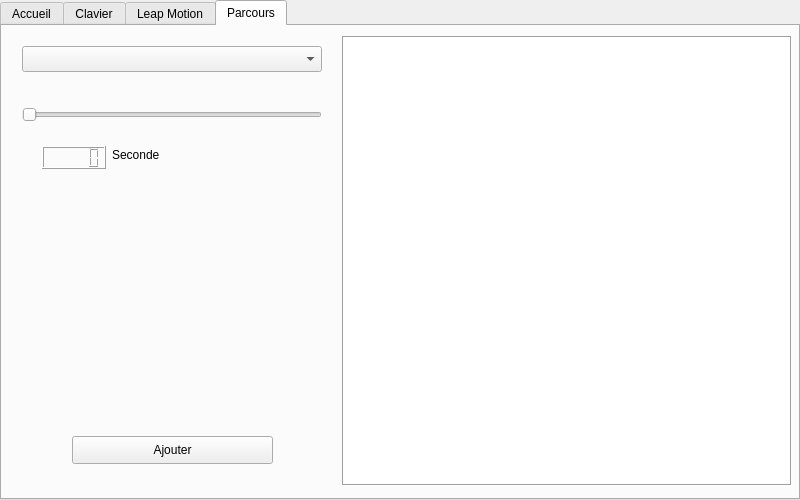
<?xml version="1.0" encoding="UTF-8"?>
<ui version="4.0">
 <class>Widget</class>
 <widget class="QWidget" name="Widget">
  <property name="geometry">
   <rect>
    <x>0</x>
    <y>0</y>
    <width>800</width>
    <height>500</height>
   </rect>
  </property>
  <property name="minimumSize">
   <size>
    <width>800</width>
    <height>500</height>
   </size>
  </property>
  <property name="windowTitle">
   <string>Airborne Controller</string>
  </property>
  <property name="windowOpacity">
   <double>1.000000000000000</double>
  </property>
  <widget class="QTabWidget" name="tabWidget">
   <property name="geometry">
    <rect>
     <x>0</x>
     <y>0</y>
     <width>800</width>
     <height>500</height>
    </rect>
   </property>
   <property name="currentIndex">
    <number>3</number>
   </property>
   <widget class="QWidget" name="accueil">
    <attribute name="title">
     <string>Accueil</string>
    </attribute>
    <widget class="QToolButton" name="connectButton">
     <property name="geometry">
      <rect>
       <x>325</x>
       <y>400</y>
       <width>150</width>
       <height>28</height>
      </rect>
     </property>
     <property name="text">
      <string>Connection</string>
     </property>
    </widget>
    <widget class="QLineEdit" name="macAddress">
     <property name="geometry">
      <rect>
       <x>250</x>
       <y>360</y>
       <width>300</width>
       <height>30</height>
      </rect>
     </property>
     <property name="placeholderText">
      <string>Addresse MAC</string>
     </property>
    </widget>
    <widget class="QGraphicsView" name="logo">
     <property name="geometry">
      <rect>
       <x>180</x>
       <y>40</y>
       <width>451</width>
       <height>301</height>
      </rect>
     </property>
    </widget>
   </widget>
   <widget class="QWidget" name="keyboard">
    <attribute name="title">
     <string>Clavier</string>
    </attribute>
    <widget class="QPushButton" name="forward">
     <property name="enabled">
      <bool>false</bool>
     </property>
     <property name="geometry">
      <rect>
       <x>130</x>
       <y>100</y>
       <width>64</width>
       <height>64</height>
      </rect>
     </property>
     <property name="font">
      <font>
       <weight>75</weight>
       <bold>true</bold>
      </font>
     </property>
     <property name="text">
      <string>W</string>
     </property>
     <property name="autoDefault">
      <bool>false</bool>
     </property>
     <property name="default">
      <bool>false</bool>
     </property>
     <property name="flat">
      <bool>false</bool>
     </property>
    </widget>
    <widget class="QPushButton" name="backward">
     <property name="enabled">
      <bool>false</bool>
     </property>
     <property name="geometry">
      <rect>
       <x>130</x>
       <y>170</y>
       <width>64</width>
       <height>64</height>
      </rect>
     </property>
     <property name="font">
      <font>
       <weight>75</weight>
       <bold>true</bold>
      </font>
     </property>
     <property name="text">
      <string>S</string>
     </property>
     <property name="autoDefault">
      <bool>false</bool>
     </property>
     <property name="default">
      <bool>false</bool>
     </property>
     <property name="flat">
      <bool>false</bool>
     </property>
    </widget>
    <widget class="QPushButton" name="right">
     <property name="enabled">
      <bool>false</bool>
     </property>
     <property name="geometry">
      <rect>
       <x>200</x>
       <y>170</y>
       <width>64</width>
       <height>64</height>
      </rect>
     </property>
     <property name="font">
      <font>
       <weight>75</weight>
       <bold>true</bold>
      </font>
     </property>
     <property name="text">
      <string>D</string>
     </property>
     <property name="autoDefault">
      <bool>false</bool>
     </property>
     <property name="default">
      <bool>false</bool>
     </property>
     <property name="flat">
      <bool>false</bool>
     </property>
    </widget>
    <widget class="QPushButton" name="left">
     <property name="enabled">
      <bool>false</bool>
     </property>
     <property name="geometry">
      <rect>
       <x>60</x>
       <y>170</y>
       <width>64</width>
       <height>64</height>
      </rect>
     </property>
     <property name="font">
      <font>
       <weight>75</weight>
       <bold>true</bold>
      </font>
     </property>
     <property name="text">
      <string>A</string>
     </property>
     <property name="autoDefault">
      <bool>false</bool>
     </property>
     <property name="default">
      <bool>false</bool>
     </property>
     <property name="flat">
      <bool>false</bool>
     </property>
    </widget>
    <widget class="QPushButton" name="landing">
     <property name="enabled">
      <bool>false</bool>
     </property>
     <property name="geometry">
      <rect>
       <x>325</x>
       <y>370</y>
       <width>150</width>
       <height>64</height>
      </rect>
     </property>
     <property name="font">
      <font>
       <weight>75</weight>
       <bold>true</bold>
      </font>
     </property>
     <property name="text">
      <string>LANDING</string>
     </property>
     <property name="autoDefault">
      <bool>false</bool>
     </property>
     <property name="default">
      <bool>false</bool>
     </property>
     <property name="flat">
      <bool>false</bool>
     </property>
    </widget>
    <widget class="QPushButton" name="up">
     <property name="enabled">
      <bool>false</bool>
     </property>
     <property name="geometry">
      <rect>
       <x>570</x>
       <y>100</y>
       <width>64</width>
       <height>64</height>
      </rect>
     </property>
     <property name="font">
      <font>
       <weight>75</weight>
       <bold>true</bold>
      </font>
     </property>
     <property name="text">
      <string>UP</string>
     </property>
     <property name="autoDefault">
      <bool>false</bool>
     </property>
     <property name="default">
      <bool>false</bool>
     </property>
     <property name="flat">
      <bool>false</bool>
     </property>
    </widget>
    <widget class="QPushButton" name="rev_clock">
     <property name="enabled">
      <bool>false</bool>
     </property>
     <property name="geometry">
      <rect>
       <x>500</x>
       <y>170</y>
       <width>64</width>
       <height>64</height>
      </rect>
     </property>
     <property name="font">
      <font>
       <weight>75</weight>
       <bold>true</bold>
      </font>
     </property>
     <property name="text">
      <string>LEFT</string>
     </property>
     <property name="autoDefault">
      <bool>false</bool>
     </property>
     <property name="default">
      <bool>false</bool>
     </property>
     <property name="flat">
      <bool>false</bool>
     </property>
    </widget>
    <widget class="QPushButton" name="down">
     <property name="enabled">
      <bool>false</bool>
     </property>
     <property name="geometry">
      <rect>
       <x>570</x>
       <y>170</y>
       <width>64</width>
       <height>64</height>
      </rect>
     </property>
     <property name="font">
      <font>
       <weight>75</weight>
       <bold>true</bold>
      </font>
     </property>
     <property name="text">
      <string>DOWN</string>
     </property>
     <property name="autoDefault">
      <bool>false</bool>
     </property>
     <property name="default">
      <bool>false</bool>
     </property>
     <property name="flat">
      <bool>false</bool>
     </property>
    </widget>
    <widget class="QPushButton" name="clock">
     <property name="enabled">
      <bool>false</bool>
     </property>
     <property name="geometry">
      <rect>
       <x>640</x>
       <y>170</y>
       <width>64</width>
       <height>64</height>
      </rect>
     </property>
     <property name="font">
      <font>
       <weight>75</weight>
       <bold>true</bold>
      </font>
     </property>
     <property name="text">
      <string>RIGHT</string>
     </property>
     <property name="autoDefault">
      <bool>false</bool>
     </property>
     <property name="default">
      <bool>false</bool>
     </property>
     <property name="flat">
      <bool>false</bool>
     </property>
    </widget>
   </widget>
   <widget class="QWidget" name="leapmotion">
    <attribute name="title">
     <string>Leap Motion</string>
    </attribute>
    <widget class="QToolButton" name="lm_landing">
     <property name="geometry">
      <rect>
       <x>280</x>
       <y>410</y>
       <width>251</width>
       <height>41</height>
      </rect>
     </property>
     <property name="text">
      <string>LANDING</string>
     </property>
    </widget>
    <widget class="QProgressBar" name="x_axis">
     <property name="geometry">
      <rect>
       <x>50</x>
       <y>100</y>
       <width>250</width>
       <height>30</height>
      </rect>
     </property>
     <property name="value">
      <number>50</number>
     </property>
    </widget>
    <widget class="QProgressBar" name="y_axis">
     <property name="geometry">
      <rect>
       <x>450</x>
       <y>100</y>
       <width>250</width>
       <height>30</height>
      </rect>
     </property>
     <property name="value">
      <number>50</number>
     </property>
    </widget>
    <widget class="QProgressBar" name="z_axis">
     <property name="geometry">
      <rect>
       <x>50</x>
       <y>250</y>
       <width>250</width>
       <height>30</height>
      </rect>
     </property>
     <property name="value">
      <number>50</number>
     </property>
    </widget>
    <widget class="QProgressBar" name="rotate">
     <property name="geometry">
      <rect>
       <x>450</x>
       <y>250</y>
       <width>250</width>
       <height>23</height>
      </rect>
     </property>
     <property name="value">
      <number>50</number>
     </property>
    </widget>
    <widget class="QLabel" name="label">
     <property name="geometry">
      <rect>
       <x>50</x>
       <y>220</y>
       <width>250</width>
       <height>18</height>
      </rect>
     </property>
     <property name="text">
      <string>Axe Z</string>
     </property>
     <property name="alignment">
      <set>Qt::AlignCenter</set>
     </property>
    </widget>
    <widget class="QLabel" name="rotate_label">
     <property name="geometry">
      <rect>
       <x>450</x>
       <y>220</y>
       <width>250</width>
       <height>18</height>
      </rect>
     </property>
     <property name="text">
      <string>Rotation</string>
     </property>
     <property name="alignment">
      <set>Qt::AlignCenter</set>
     </property>
    </widget>
    <widget class="QLabel" name="y_label">
     <property name="geometry">
      <rect>
       <x>450</x>
       <y>70</y>
       <width>250</width>
       <height>18</height>
      </rect>
     </property>
     <property name="text">
      <string>Axe Y</string>
     </property>
     <property name="alignment">
      <set>Qt::AlignCenter</set>
     </property>
    </widget>
    <widget class="QLabel" name="x_label">
     <property name="enabled">
      <bool>true</bool>
     </property>
     <property name="geometry">
      <rect>
       <x>50</x>
       <y>70</y>
       <width>250</width>
       <height>18</height>
      </rect>
     </property>
     <property name="text">
      <string>Axe X</string>
     </property>
     <property name="alignment">
      <set>Qt::AlignCenter</set>
     </property>
    </widget>
   </widget>
   <widget class="QWidget" name="course">
    <attribute name="title">
     <string>Parcours</string>
    </attribute>
    <widget class="QComboBox" name="courseAction">
     <property name="geometry">
      <rect>
       <x>20</x>
       <y>20</y>
       <width>300</width>
       <height>26</height>
      </rect>
     </property>
    </widget>
    <widget class="QSlider" name="horizontalSlider">
     <property name="geometry">
      <rect>
       <x>20</x>
       <y>80</y>
       <width>300</width>
       <height>17</height>
      </rect>
     </property>
     <property name="orientation">
      <enum>Qt::Horizontal</enum>
     </property>
    </widget>
    <widget class="QLCDNumber" name="lcdNumber">
     <property name="geometry">
      <rect>
       <x>40</x>
       <y>120</y>
       <width>64</width>
       <height>23</height>
      </rect>
     </property>
     <property name="font">
      <font>
       <weight>75</weight>
       <bold>true</bold>
      </font>
     </property>
    </widget>
    <widget class="QLabel" name="label_2">
     <property name="geometry">
      <rect>
       <x>110</x>
       <y>120</y>
       <width>74</width>
       <height>18</height>
      </rect>
     </property>
     <property name="frameShape">
      <enum>QFrame::NoFrame</enum>
     </property>
     <property name="text">
      <string>Seconde</string>
     </property>
    </widget>
    <widget class="QListWidget" name="listWidget">
     <property name="geometry">
      <rect>
       <x>340</x>
       <y>10</y>
       <width>450</width>
       <height>450</height>
      </rect>
     </property>
     <property name="frameShape">
      <enum>QFrame::Box</enum>
     </property>
    </widget>
    <widget class="QToolButton" name="CAddButton">
     <property name="geometry">
      <rect>
       <x>70</x>
       <y>410</y>
       <width>201</width>
       <height>28</height>
      </rect>
     </property>
     <property name="text">
      <string>Ajouter</string>
     </property>
    </widget>
   </widget>
  </widget>
 </widget>
 <layoutdefault spacing="6" margin="11"/>
 <resources/>
 <connections/>
</ui>
